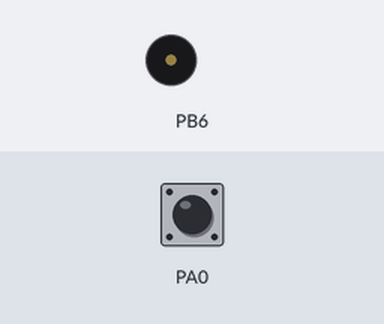
The program below on a simulated ATmega128, built with avr-gcc and emulated at 16 MHz. Parts: buzzer (waves = sounding). Inputs (shaded band) come from the test bench; at power-on: PA0 HIGH.

Above: at 1.2 s.
1.3 s: PA0 pulled LOW for 0.15 s
At 7.8 s:
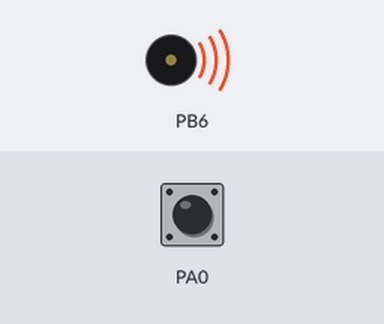
Timing chart, 0 to 10.4 s (numbered marks = the images above; inputs shaded):
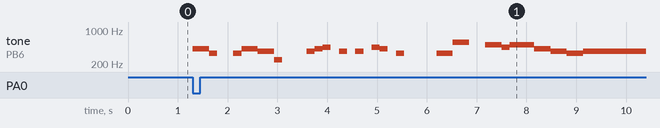

The program:

main.c
```c
/*
 * Buzzer.c
 *
 * Created: 2022-07-24 21:37:44
 * Author : user
 */

#include <avr/io.h>
#include <util/delay.h>
#include <stdint.h>
#include <avr/interrupt.h>

enum Notes {
	B3	= 246,

	C4	= 261,
	Cs4	= 277,
	D4	= 293,
	Ds4	= 311,
	E4	= 329,
	F4	= 349,
	Fs4	= 369,
	G4	= 392,
	Gs4 = 415,
	A4	= 440,
	As4 = 466,
	B4	= 493,

	C5	= 523,
	Cs5 = 554,
	D5	= 587,
	Ds5	= 622,
	E5	= 659,
	F5	= 698,
	Fs5	= 739,
	G5	= 784,
	Gs5	= 830,
	A5	= 880,
	As5	= 932,
	B5	= 987,
};

#define PAUSE 0
#define NONE 1
#define PRESCALER 8

#define NOTE 0
#define RHYTHM 1

/* /16 */
#define UNIT (170 * 16)


// C D F G => sharp
static const uint16_t melody[][2] = {
	{Gs4, 8},	{E4, 16},
	{NONE, 16},	{NONE, 16},
	{E4, 16},	{Gs4, 8},
	{Fs4, 8},	{B3, 16},
	{NONE, 16},	{NONE, 16},	{NONE, 16},
	{Fs4, 16},	{Gs4, 16},

	{A4, 16},	{NONE, 16},
	{Fs4, 16},	{NONE, 16},
	{Fs4, 16},	{NONE, 16},
	{A4, 16},	{Gs4, 16},	{NONE, 16},
	{E4, 16},	{NONE, 16},	{NONE, 8},
	{NONE, 16},	{E4, 8},

	{Cs5, 8},	{NONE, 8},
	{B4, 8},	{A4, 16},	{B4, 16},
	{B4, 8},	{Gs4, 8},	{Fs4, 8},	{E4, 8},

	{Fs4, 1},

	{NONE, 4},	{E5, 16},	{E5, 16},	{E5, 16},	{E5, 16},
	{Ds5, 8},	{B4, 8},
	{Ds5, 8},	{E5, 16},	{Cs5, 16},

	{Cs5, 16},	{Cs5, 16},	{Cs5, 16},
	{A4, 16},	{A4, 16},	{A4, 16},


	{PAUSE, 0},
};

static const uint16_t melody2[][2] = {
	{C4, 1}, {C4, 1}, {C4, 1}, {C4, 1}, {PAUSE, 0},
};

static void init_delay()
{
	TCCR3B |= _BV(WGM12);
}

void delay(uint16_t ms) {

	OCR3A = F_CPU / 1000 / 1024 * ms;
	TCCR3B |= 0x05;

	while ( !(ETIFR & _BV(OCF3A)) );
	ETIFR |= _BV(OCF3A);
	TCCR3B &= 0x07;
	TCNT3 = 0;
}

static void init_music()
{
	DDRB |= _BV(PB6);
	TCCR1A |= _BV(COM1B0); // ºñ±³ ÀÏÄ¡½Ã¿¡ Ãâ·Â ¹ÝÀü
	TCCR1B |= _BV(WGM12) | _BV(CS11); // 4¹ø CTC ¸ðµå, ºÐÁÖºñ 8

	TCCR3B |= _BV(WGM12);
	ETIMSK |= _BV(OCIE3A);
}

static void play_music(const uint16_t (*melody)[2])
{
	while ((*melody)[NOTE] != PAUSE) {
		if ((*melody)[NOTE] == NONE) {
			OCR1A = 0; TCNT3 = 0;
		}
		else {
			OCR1A = F_CPU / 2 / PRESCALER / (*melody)[NOTE];
			TCNT3 = 0;
		}
		delay(UNIT / (*melody)[RHYTHM]);
		melody++;
	}

	OCR1A = 0;
	TCNT3 = 0;
}

int main(void)
{
	PORTA = 0x01;

	init_music();
	init_delay();

	while (PINA & 0x01);

	while (1) {
		play_music(melody);
		_delay_ms(1000);
	}
}

//int main(void)
//{
	////init_music();
	//init_delay();
	//
	//DDRD = 0x01;
	//
	//while (1) {
		//PORTD ^= 0x01;
		//delay(340);
	//}
//}
```

test.c
```c
/*
 * test.c
 *
 * Created: 2022-09-21 12:09:00
 *  Author: user
 */


//#include <avr/io.h>
//#include <util/delay.h>
//
//unsigned char count;
//unsigned int data=0;
//
//static void init_delay()
//{
//TCCR3B |= _BV(WGM12);
//}
//
//void delay(unsigned long us) {
//
	//OCR3A = F_CPU / 1000000 / 1024 * us;
	//TCCR3B |= 0x05;
//
	//while ( !(ETIFR & _BV(OCF3A)) );
	//ETIFR |= _BV(OCF3A);
	//TCCR3B &= 0x07;
	//TCNT3 = 0;
//}
//
//
//void buzzer(unsigned long hz, unsigned long rhythm){
	//
	//hz = 1000000 / hz;
	//rhythm = (170 * 16) / hz / rhythm;
	//for (uint16_t i = 0; i < rhythm; i++) {
		//PORTB ^= 1 << 6;
		//delay(hz);
	//}
//}
//
//
//int main() {
//
	//init_delay();
//
	//int i;
	//DDRB = 1 << 6;
//
	//while(1) {
//
		//for(i=0;i<20;i++) {
			//buzzer(261,8);
			//buzzer(277,8);
			//buzzer(329,8);
			//buzzer(349,8);
			//buzzer(391,8);
			//buzzer(440,8);
			//buzzer(493,8);
			//buzzer(523,8);
//
		//}
		//_delay_ms(2000);
//
	//}
//
	//return 0;
//
//}
```

Measured:
- after the input at 1.3 s, tone on PB6: plays 415 Hz for 0.33 s, 329 Hz for 0.16 s, 329 Hz for 0.16 s, 415 Hz for 0.33 s, 369 Hz for 0.33 s, 246 Hz for 0.16 s … (23 notes in this stretch), starting at once
